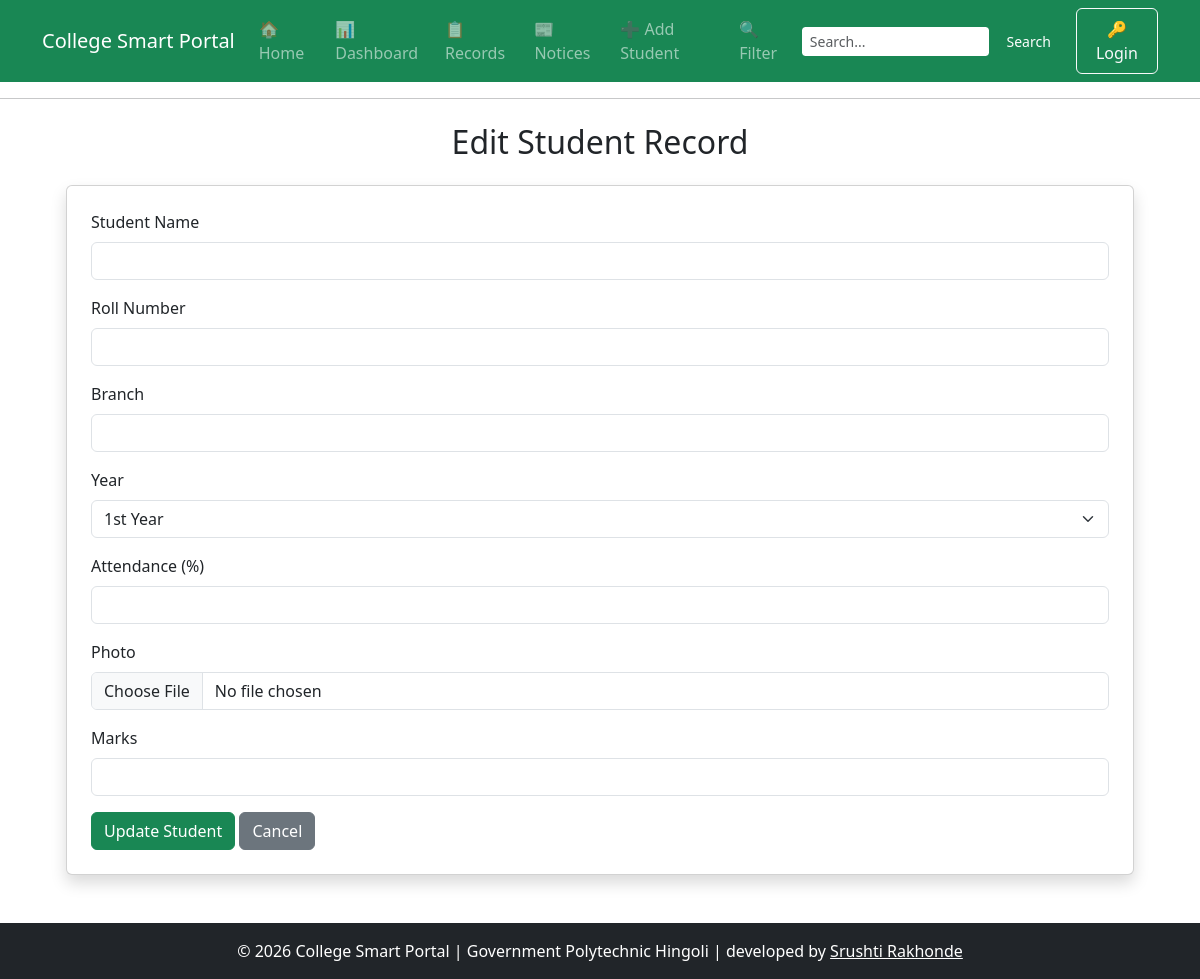
The app's page /edit/25 (signed in), older data.
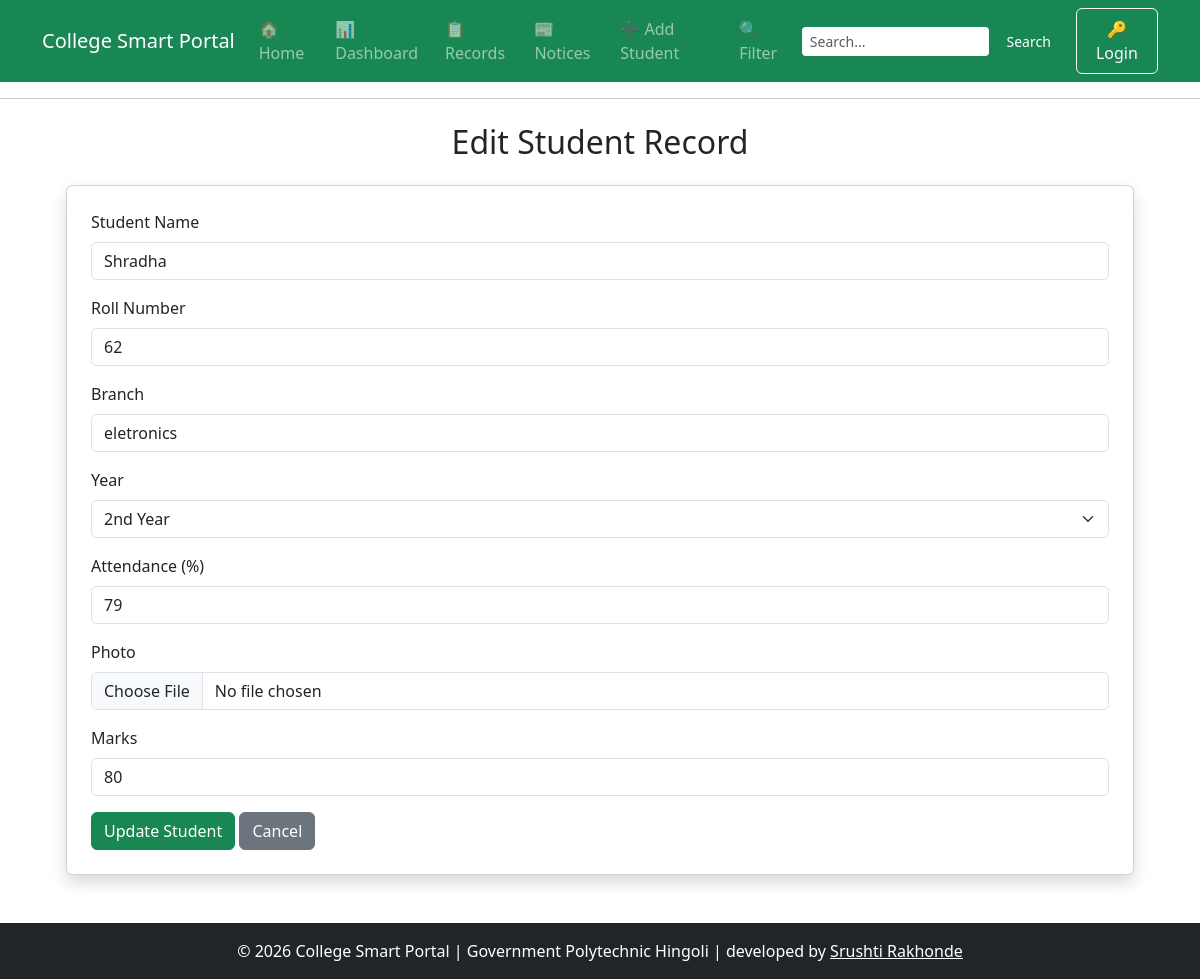
The same page, newer data.
### tables this page shows
CREATE TABLE students (
                    id INTEGER PRIMARY KEY AUTOINCREMENT,
                    name TEXT NOT NULL,
                    roll_no INTEGER NOT NULL,
                    marks INTEGER NOT NULL,
                    branch TEXT NOT NULL,
                    attendance INTEGER DEFAULT 0
                 , photo TEXT DEFAULT 'default.png', year TEXT DEFAULT '1st Year');

### project_flask.py (the view, shortened to what this page needs)
@app.route('/edit/<int:id>', methods=['GET', 'POST'])
def edit_student(id):
    if 'user_id' not in session:
        flash("Admins only! You do not have permission to edit a student.", "warning")
        return redirect(url_for("login"))
    conn = get_db()
    student = conn.execute("SELECT * FROM students WHERE id = ?", (id,)).fetchone()
    conn.close()
    return render_template('edit_student.html', student=student)

### database.py (called while the page is built)
def get_db():
    conn = sqlite3.connect(DB_PATH)
    conn.row_factory = sqlite3.Row
    return conn

### templates/edit_student.html (shortened to what this page needs)
{% extends "base.html" %}
{% block content %}
<div class="container mt-4">
    <h2 class="text-center mb-4">Edit Student Record</h2>
    <div class="card p-4 shadow">
        <form method="POST" enctype="multipart/form-data">
            <div class="mb-3">
                <label class="form-label">Student Name</label>
                <input type="text"
                       name="name"
                       class="form-control"
                       value="{{ student['name'] }}"
                       required>
            </div>
            <div class="mb-3">
                <label class="form-label">Roll Number</label>
                <input type="number"
                       name="roll_no"
                       class="form-control"
                       value="{{ student[2] }}"
                       required>
            </div>
            <div class="mb-3">
                <label class="form-label">Branch</label>
                <input type="text"
                       name="branch"
                       class="form-control"
                       value="{{ student['branch'] }}"
                       required>
            </div>
            <div class="mb-3">
                <label class="form-label">Year</label>
                <select name="year" class="form-select" required>
                    <option value="1st Year" {% if student['year'] == '1st Year' %}selected{% endif %}>1st Year</option>
                    <option value="2nd Year" {% if student['year'] == '2nd Year' %}selected{% endif %}>2nd Year</option>
                </select>
            </div>
            <div class="mb-3">
                <label class="form-label">Attendance (%)</label>
                <input type="number"
                       name="attendance"
                       class="form-control"
                       value="{{ student['attendance'] }}"
                       required>
            </div>
            <div class="mb-3">
                <label class="form-label">Photo</label>
                <input type="file" name="photo" class="form-control" accept="image/*">
            </div>
            <div class="mb-3">
                <label class="form-label">Marks</label>
                <input type="number"
                       name="marks"
                       class="form-control"
                       value="{{ student['marks'] }}"
                       required>
            </div>
            <button type="submit" class="btn btn-success">
                Update Student
            </button>
            <a href="{{ url_for('records') }}" class="btn btn-secondary">
                Cancel
            </a>
        </form>
    </div>
</div>
{% endblock %}

Row changes from the older to the newer data that the page shows:
added students: name "Shradha", roll_no "62", branch "eletronics", year "2nd Year", attendance "79", marks "80"
Text that changed along with them:
form field year: "1st Year" → (not shown)
